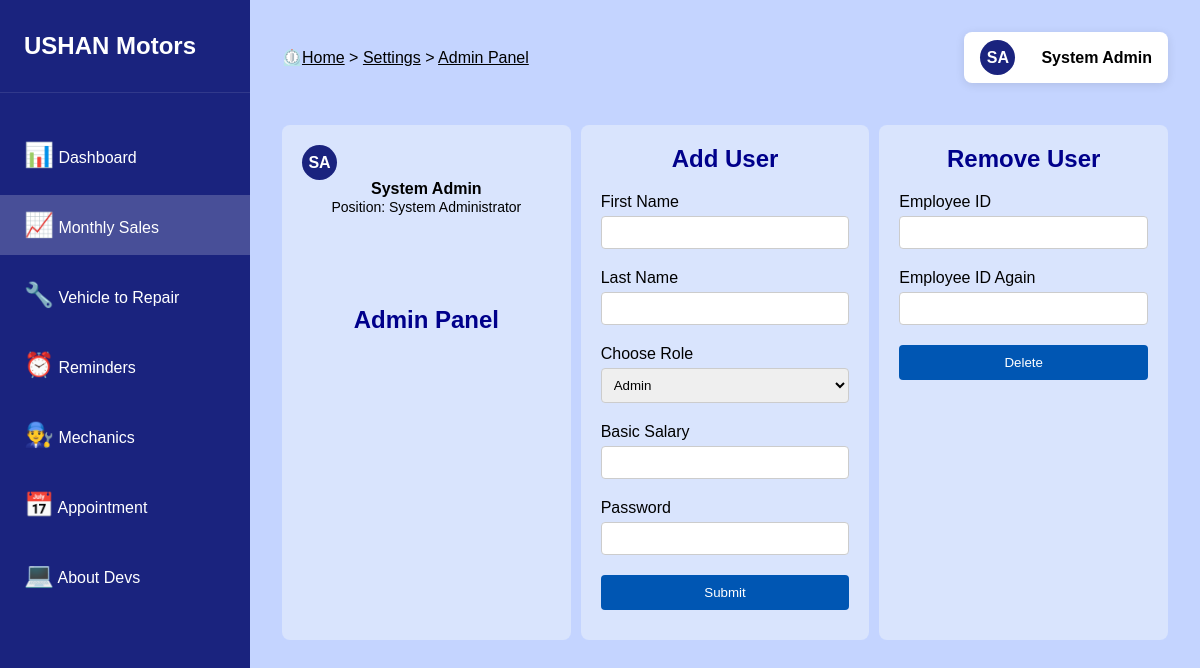
/Staff_Interface/adminPanel.php (signed in), run on the app's committed database.
### tables this page shows
CREATE TABLE `employees` (
  `id` bigint(20) NOT NULL,
  `employee_id` varchar(20) NOT NULL,
  `role_id` varchar(20) NOT NULL,
  `emp_first_name` varchar(50) NOT NULL,
  `emp_last_name` varchar(50) NOT NULL,
  `basic_salary` decimal(10,0) NOT NULL
);

### Staff_Interface/adminPanel.php (the view, shortened to what this page needs)
<!DOCTYPE html>
<html>
<head>
    <link rel="stylesheet" type="text/css" href="styles/mainStyle.css">
</head>
<body>
    <aside class="sidebar">
        <div class="sidebar-logo">USHAN Motors</div>
        <ul class="sidebar-menu">
            <li class="menu-item">
                <a href="dashboard.php">
                    <span class="icon">📊</span>
                    <span class="menu-text">Dashboard</span>
                </a>
            </li>
            <li class="menu-item active">
                <a href="sales.php">
                    <span class="icon">📈</span>
                    <span class="menu-text">Monthly Sales</span>
                </a>
            </li>
            <li class="menu-item">
                <a href="repairVehicles.php">
                    <span class="icon">🔧</span>
                    <span class="menu-text">Vehicle to Repair</span>
                </a>
            </li>
            <li class="menu-item">
                <a href="reminders.php">
                    <span class="icon">⏰</span>
                    <span class="menu-text">Reminders</span>
                </a>
            </li>
            <li class="menu-item">
                <a href="mechanics.php">
                    <span class="icon">👨‍🔧</span>
                    <span class="menu-text">Mechanics</span>
                </a>
            </li>
            <li class="menu-item">
                <a href="appointments.php">
                    <span class="icon">📅</span>
                    <span class="menu-text">Appointment</span>
                </a>
            </li>
            <li class="menu-item">
                <a href="#">
                    <span class="icon">💻</span>
                    <span class="menu-text">About Devs</span>
                </a>
            </li>
        </ul>
    </aside>
    <main class="main-content">
        <div class="top-bar">
            <div class="breadcrumb">
                ⏲️<a href="dashboard.php">Home</a> > <a href="settings.php">Settings</a> > <a href="#">Admin Panel</a>
            </div>
            <?php include('profile_icon.php'); ?>
        </div>
        <div class="dashboard-grid">
            <div class="main">
                <div class="cards">
                    <div class="card">
                        <?php echo "<div class='user-avatar'>".$firstName[0].$lastName[0]."</div><div class='user-name'>".$firstName." ".$lastName."</div>"
                        ?>
                        <span style="font-size: 14px;">Position: <?php echo $role; ?></span>
                        <br><br><br><br><br><br>
                        <ul class="settings">
                            <class="item"><h2 style="color: darkblue;">Admin Panel</h2></class="item">
                        </ul>
                    </div>
                    <div class="card">
                        <ul class="settings">
                            <class="item"><h2 style="color: darkblue;">Add User</h2>
                                 <form method="POST">
                                     <label for="first_name">First Name</label>
                                     <input type="text" id="first_name" name="first_name" required>
                                     <label for="last_name">Last Name</label>
                                     <input type="text" id="last_name" name="last_name" required>
                                     <label for="role">Choose Role</label>
                                     <select id="role" name="role" required>
                                           <option value="admin">Admin</option>
                                     </select>
                                     <label for="salary">Basic Salary</label>
                                     <input type="number" id="salary" name="salary" required>
                                     <label for="userPwd">Password</label>
                                     <input type="text" id="userPwd" name="userPwd">
                                     <button type="submit" class="btn">Submit</button>
                                 </form>
                        </ul>
                        </div>
                        <div class="card">
                        <ul class="settings">
                            <class="item"><h2 style="color: darkblue;">Remove User</h2>
                            <form method="POST">
                               <label for="employee_id">Employee ID</label>
                               <input type="text" id="employee_id" name="employee_id" required>
                               <label for="confirm_employee_id">Employee ID Again</label>
                               <input type="text" id="confirm_employee_id" name="confirm_employee_id" required>
                               <button type="submit" class="btn">Delete</button>
                             </form>
                         </div>
            </div>
        </div>
    </main>
</body>
</html>

### Staff_Interface/profile_icon.php (shortened to what this page needs)
<?php
$empId = $_SESSION['employee_id'];
$firstName = "";
$lastName = "";
$roleId = "";
$stmt = $connect->prepare("SELECT `emp_first_name`, `emp_last_name`, `role_id` FROM employees WHERE `employee_id`='".$empId."' LIMIT 1;");
$stmt->execute();
$stmt->bind_result($firstName, $lastName, $roleId);
$results = [];
while ($stmt->fetch()) {
    $results[] = [
        'emp_first_name' => $firstName,
        'emp_last_name' => $lastName,
        'role_id' => $roleId
    ];
}
if (empty($results)) {
    $empId = "";
    $firstName = "";
    $lastName = "";
    $roleId = "";
} else {
    foreach ($results as $result) {
        $firstName = $result['emp_first_name'];
        $lastName = $result['emp_last_name'];
        $roleId = $result['role_id'];
        if($roleId == "role_admin"){
            $role = "System Administrator";
        }else if($roleId == "role_mech"){
            $role = "Mechanic";
        }else if($roleId == "role_recep"){
            $role = "Receptionist";
        }else if($roleId == "role_mgr"){
            $role = "Manager";
        }else {
            $role = "404: Role not found";
        }
        echo "
        <div>
            <a href='#' class='user-profile' onclick='toggleDropdown(event)'>
                <div class='user-avatar' style='z-index:1000'>".$firstName[0].$lastName[0]."</div>
                <div class='user-name'>".$firstName." ".$lastName."</div>
            </a>
            <div class='dropdown-menu' id='dropdownMenu'>
                <a href='settings.php'>Settings</a>
                <a href='logout.php'>Logout</a>
            </div>
        </div>
        ";
    }
}
?>

### Staff_Interface/styles/mainStyle.css (style rules this page uses)
* { margin: 0; padding: 0; box-sizing: border-box; font-family: Arial, sans-serif; }
body { background-color: #c4d4ff; min-height: 100vh; display: flex; flex-direction: column; }
html,body { height: 100%; margin: 0; padding: 0; }
a { text-decoration: none; }
.sidebar { width: 250px; background: #1a237e; padding: 2rem 0; color: white; position: fixed; height: 100%; }
.sidebar-logo { font-size: 1.5rem; font-weight: bold; padding: 0 1.5rem 2rem; border-bottom: 1px solid rgba(255,255,255,0.1); }
.sidebar-menu { list-style: none; margin-top: 2rem; }
.menu-text { color: #fff; }
.menu-item { padding: 1rem 1.5rem; display: flex; align-items: center; gap: 1rem; cursor: pointer; transition: background-color 0.3s ease; }
.menu-item.active { background-color: rgba(255,255,255,0.2); }
.main-content { flex: 1; margin-left: 250px; padding: 2rem; min-height: 100%; }
.top-bar { display: flex; justify-content: space-between; align-items: center; margin-bottom: 2rem; position: relative; }
.breadcrumb { color: #000; }
.breadcrumb a { color: #000; text-decoration: underline; }
.user-profile { display: flex; align-items: center; gap: 1rem; padding: 0.5rem 1rem; background: #fff; border-radius: 8px; box-shadow: 0 2px 10px rgba(0,0,0,0.1); cursor: pointer; }
.user-avatar { width: 35px; height: 35px; background: #1a237e; border-radius: 50%; display: flex; align-items: center; justify-content: center; color: white; font-weight: bold; align-items: center; margin-right: 10px; }
.user-name { color: #000; font-weight: 700; }
.dashboard-grid { display: grid; grid-template-columns: repeat(auto-fit, minmax(300px, 1fr)); gap: 2rem; }
.icon { font-size: 1.5rem; color: #1a237e; }

### Staff_Interface/adminPanel.php (style rules this page uses)
.sidebar ul { list-style: none; padding: 0; }
.sidebar ul li { margin: 10px 0; }
.cards { display: flex; gap: 10px; margin: 10px 0; }
.card { background-color: #d9e4fd; padding: 20px; border-radius: 8px; text-align: center; flex: 1; width: 100%; }
.settings { text-align: left; text-decoration: none; }
h2 { text-align: center; }
label { display: block; margin: 1px 0 5px; }
input, select { width: 100%; padding: 8px; margin-bottom: 10px; border: 1px solid #ccc; border-radius: 4px; }
.btn { width: 50%; background:rgb(32, 93, 206); color: white; padding: 10px; border: none; border-radius: 4px; cursor: pointer; }
label { display: block; margin: 10px 0 5px; }
input { width: 100%; padding: 8px; margin-bottom: 10px; border: 1px solid #ccc; border-radius: 4px; }
.btn { width: 100%; background:rgb(41, 36, 190); color: white; padding: 10px; border: none; border-radius: 4px; cursor: pointer; }
h2 { margin-bottom: 20px; }
.btn { display: block; width: 100%; background: #0056b3; color: white; padding: 10px; margin: 10px 0; border: none; border-radius: 4px; text-decoration: none; cursor: pointer; }

### data on the page
employees: emp_first_name "S", emp_last_name "A", emp_first_name "System", emp_last_name "Admin", role "System Administrator"
